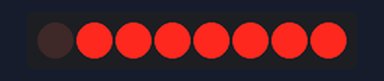
Bench run of a sketch on a simulated Arduino Uno, built with avr-gcc and run on an emulated ATmega328P. Shown: 8 shift-register outputs drawn as a row of LEDs (first output left, lit = HIGH). Wiring (inferred from the names in the program): shift register (74HC595): data pin 11; shift clock pin 12; latch pin 8. Wiring (inferred from the signals the program sends): row of LEDs: on Q0, Q1, Q2, Q3, Q4, Q5, Q6, Q7.

Above: at 0.2 s.
At 1.2 s:
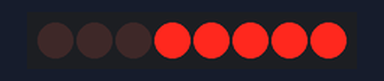
At 2.2 s:
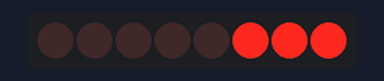
At 4.7 s:
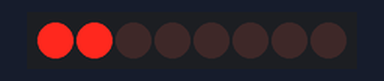
At 7.2 s:
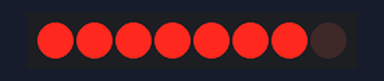
At 9.7 s:
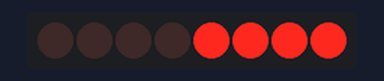
Timing chart, 0 to 10.4 s (numbered marks = the images above):
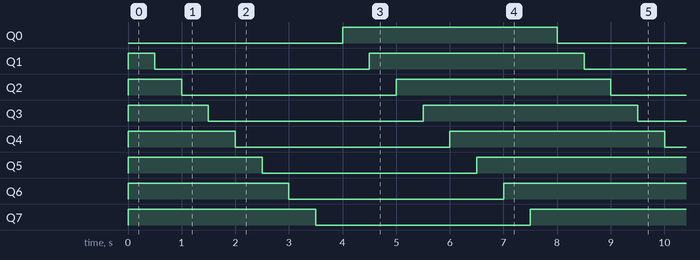

The sketch:

ShiftRegister8Leds.ino
```cpp
#include "ShiftRegisterOutputs.h"

//Pin connected to ST_CP of 74HC595
int latchPin = 8;
//Pin connected to SH_CP of 74HC595
int clockPin = 12;
//Pin connected to DS of 74HC595
int dataPin = 11;

CShiftRegisterOutputs Outputs;


void setup()
{
  //set pins to output so you can control the shift register
  Outputs.Begin(latchPin, clockPin, dataPin);
}

void loop()
{
  for (int numberToDisplay = 0; numberToDisplay < 8; numberToDisplay++)
  {
    Outputs.Set(numberToDisplay, true);
    Outputs.Write();
    // pause before next value:
    delay(500);
  }

  for (int numberToDisplay = 0; numberToDisplay < 8; numberToDisplay++)
  {
    Outputs.Set(numberToDisplay, false);
    Outputs.Write();
    // pause before next value:
    delay(500);
  }

}
```

Measured:
- by itself, Q0, Q7: alternates HIGH for 4.0 s and LOW for 4.0 s
- by itself, Q1–6: repeats every 8.0 s: LOW 4.0 s, HIGH 4.0 s
- by itself, everything shown: repeats every 8.0 s, in 16 steps
